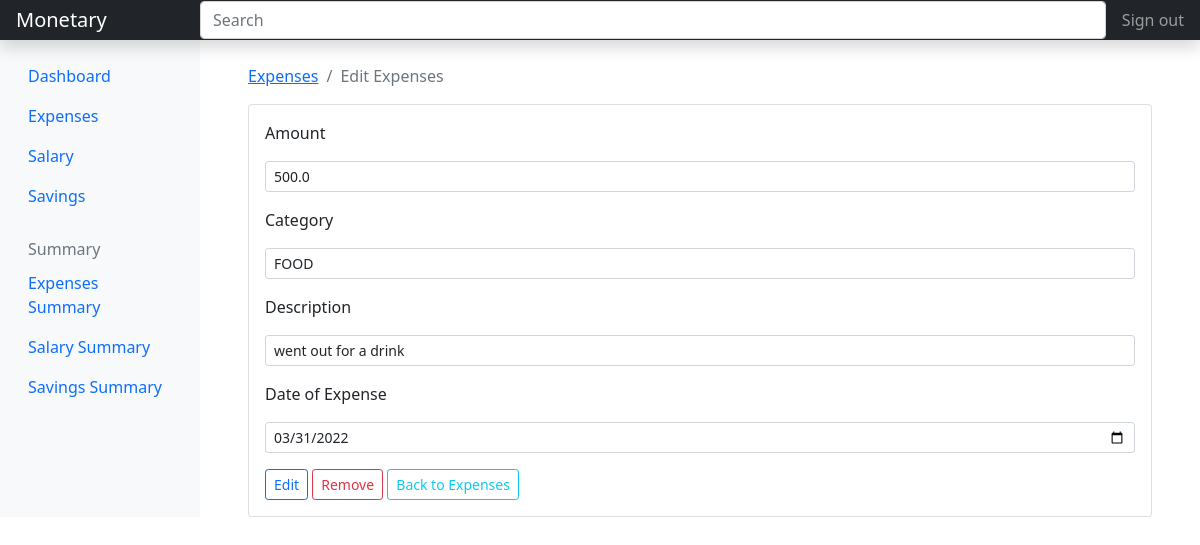
The app's page /edit-expense/2 (signed in) with its own data.
### expenses/models.py (models this page shows, shortened)
class Expense(models.Model):
    amount = models.FloatField()
    date = models.DateField(default=now)
    description = models.TextField()
    owner = models.ForeignKey(to=User, on_delete=models.CASCADE)
    category = models.CharField(max_length=200)
    class Meta:
        ordering = ['-date']

### expenses/views.py (the view, shortened to what this page needs)
# urls.py: path('edit-expense/<int:id>', views.expense_edit, name="expense-edit"),
@login_required(login_url='/accounts/login')
def expense_edit(request, id):
    categories = Category.objects.all()
    expense = Expense.objects.get(pk=id)
    context = {
        'expense': expense,
        'values': expense,
        'categories': categories
    }
    if request.method == 'GET':
        return render(request, 'expenses/edit-expense.html', context)

### expenses/templates/expenses/edit-expense.html (shortened to what this page needs)
{% extends 'base.html' %}
{% load static %}
{% block content %}
<div class="container mt-4">
    <nav aria-label="breadcrumb">
        <ol class="breadcrumb">
            <li class="breadcrumb-item"><a href="{% url 'expenses' %}">Expenses</a></li>
            <li class="breadcrumb-item active" aria-current="page">Edit Expenses</li>
        </ol>
    </nav>
    <div class="card">
        <div class="card-body">
            <form action="{% url 'expense-edit' expense.id %}" method="post">
                <div class="form-group">
                    <label for="" class="mb-3">Amount</label>
                    <input type="number" class="form-control form-control-sm mb-3" name="amount" value="{{values.amount}}">
                </div>
                <div class="form-group">
                    <label for="" class="mb-3">Category</label>
                    <select class="form-control form-control-sm mb-3" name="category">
                        <option selected name="category" value="{{values.category}}">{{values.category}}</option>
                    </select>
                </div>
                <div class="form-group">
                    <label for="" class="mb-3">Description</label>
                    <input type="text" class="form-control form-control-sm mb-3" name="description"
                        value="{{values.description}}">
                </div>
                <div class="form-group">
                    <label for="" class="mb-3">Date of Expense</label>
                    <input type="date" class="form-control form-control-sm mb-3" name="expense_date" value="{{values.date | date:'Y-m-d'}}">
                </div>
                <input type="submit" value="Edit" class="btn btn-outline-primary btn-sm mr-2">
                <a href="" class="btn btn-outline-danger btn-sm">Remove</a>
                <a href="{% url 'expenses' %}" class="btn btn-outline-info btn-sm align-right float-right mr-auto">Back to Expenses</a>
            </form>
        </div>
    </div>
</div>
{% endblock %}

### records on screen
Expense: amount "500.0", category "FOOD", description "went out for a drink", expense_date "03/31/2022"
